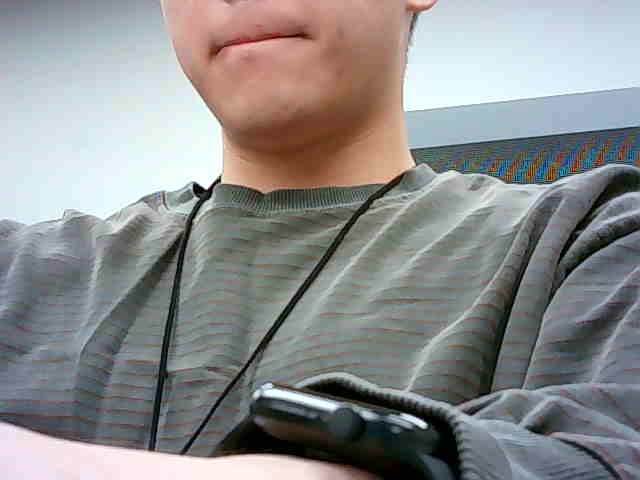
#> input picture hancom/12_data/captured_images/result_20260720_093352.jpg, 640 x 480 px
$ python data_aug.py
#> lines starting #> are read from the running program, lines starting #| are printed output that depends on the picture
from PIL import Image, ImageEnhance, ImageOps  #이미지 증강
import matplotlib.pyplot as plt

# 1. 이미지 로드
img = Image.open("captured_images/result_20260720_093352.jpg")
#> img is the input picture: PIL image 640x480 RGB; mean R, G, B 141.4, 141.8, 141.7

# 2. 이미지 증강
img_rotated = img.rotate(90)
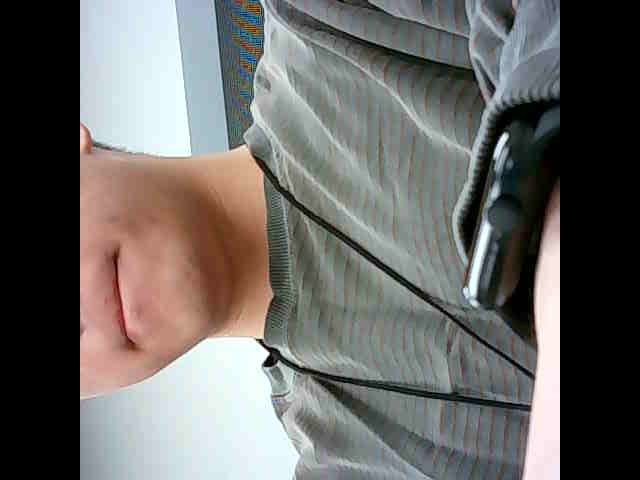
#> img_rotated: PIL image 640x480 RGB; mean R, G, B 105.8, 104.2, 101.8

# 2-1. 이미지 증강(밝기 조절)
enhancer = ImageEnhance.Brightness(img)
img_brightness = enhancer.enhance(0.5)
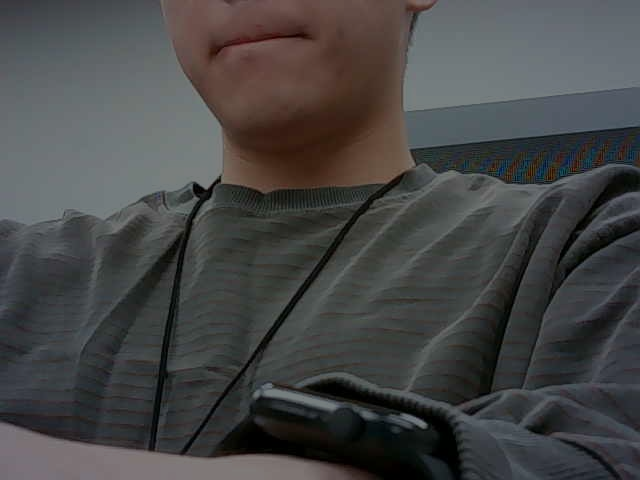
#> img_brightness: PIL image 640x480 RGB; mean R, G, B 70.5, 70.6, 70.6

# 2.2 이미지 증강(좌우 반전)]
img_flip = ImageOps.mirror(img)
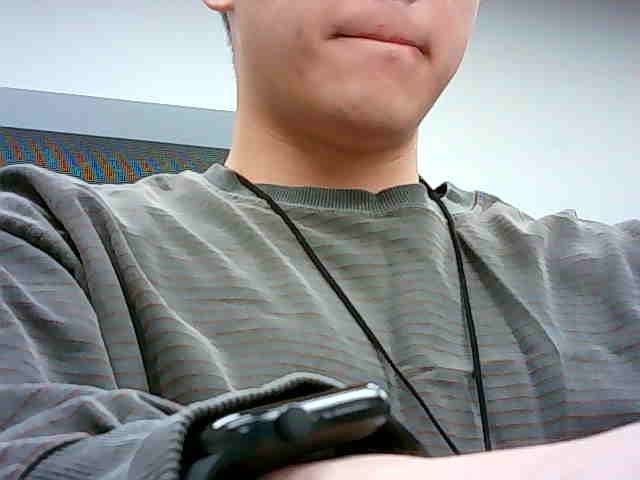
#> img_flip: PIL image 640x480 RGB; mean R, G, B 141.4, 141.8, 141.7

# 3. 결과 시각화
fig, ax = plt.subplots(2, 3, figsize=(20, 10))

# 3-1. 원본 이미지
ax[0,0].imshow(img)
ax[0,0].axis('off')
ax[0,0].set_title("Original")

# 3-2. 회전 이미지
ax[0,1].imshow(img_rotated)
ax[0,1].axis('on')
ax[0,1].set_title("Rotated 90")

# 3-3. 밝은 이미지
ax[0,2].imshow(img_brightness)
ax[0,2].axis('off')
ax[0,2].set_title("Brightness")

# 3-4. 좌우반전 이미지
ax[1,2].imshow(img_flip)
ax[1,2].axis('off')
ax[1,2].set_title("Flip")

plt.show()
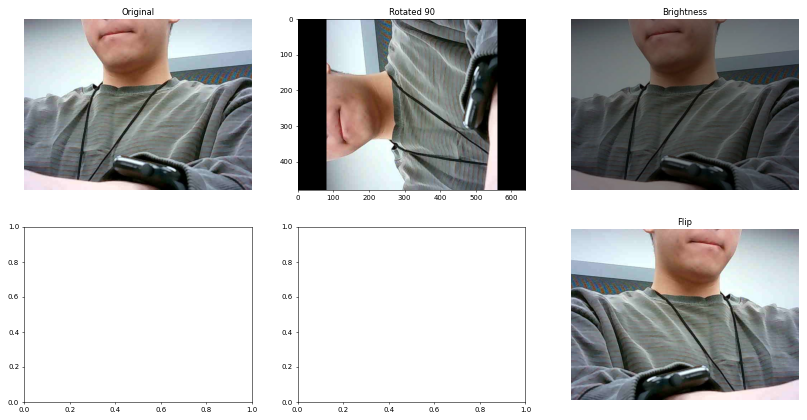
#> figure drawn by matplotlib, 4 panels

img_rotated.save('./captured_images/img_rotated.jpg')
img_brightness.save('./captured_images/img_brightness.jpg')
img_flip.save('./captured_images/img_flip.jpg')
print("사진을 잘 저장했습니다.")

$ run again, with hancom/12_data/captured_images/result_20260720_092852.jpg copied over hancom/12_data/captured_images/result_20260720_093352.jpg
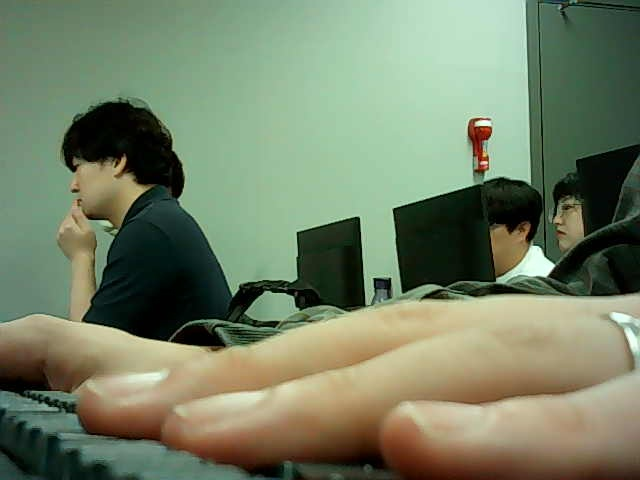
#> input picture hancom/12_data/captured_images/result_20260720_092852.jpg, 640 x 480 px
#> img is the input picture: PIL image 640x480 RGB; mean R, G, B 116.5, 129.1, 102.7
#> `img_flip = ImageOps.mirror(img)`:
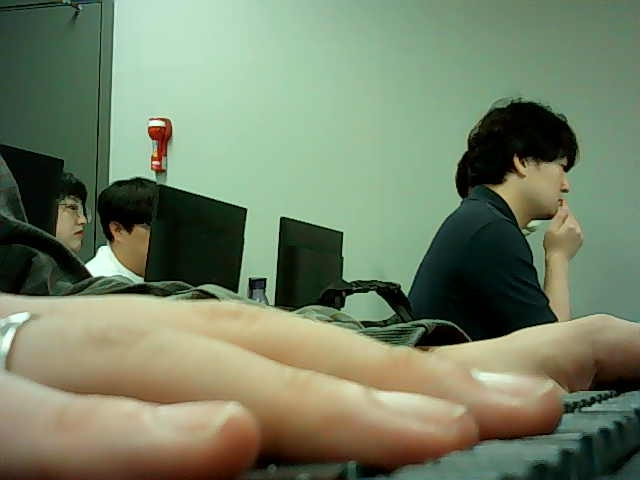
#> img_flip: PIL image 640x480 RGB; mean R, G, B 116.5, 129.1, 102.7
#> `plt.show()`:
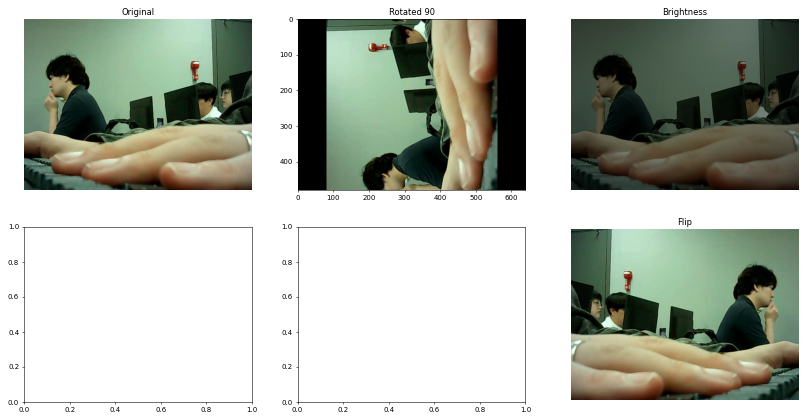
#> figure drawn by matplotlib, 4 panels
